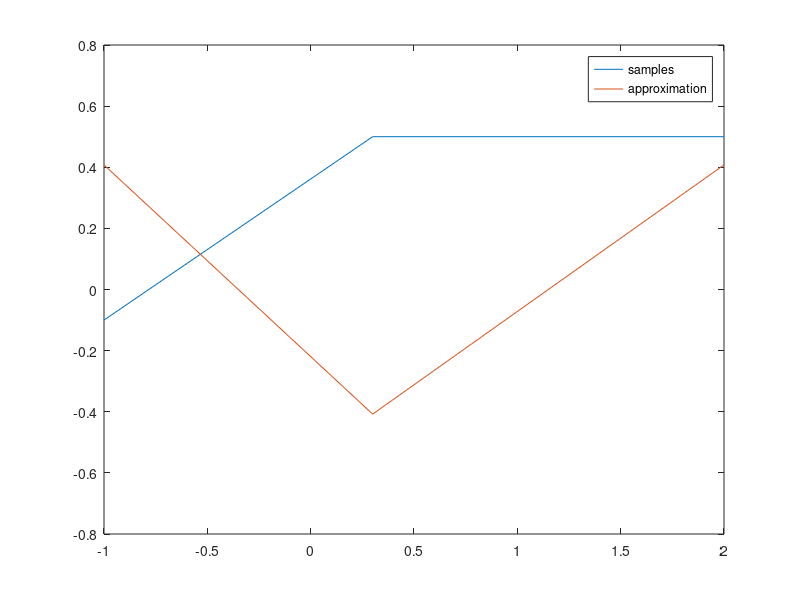
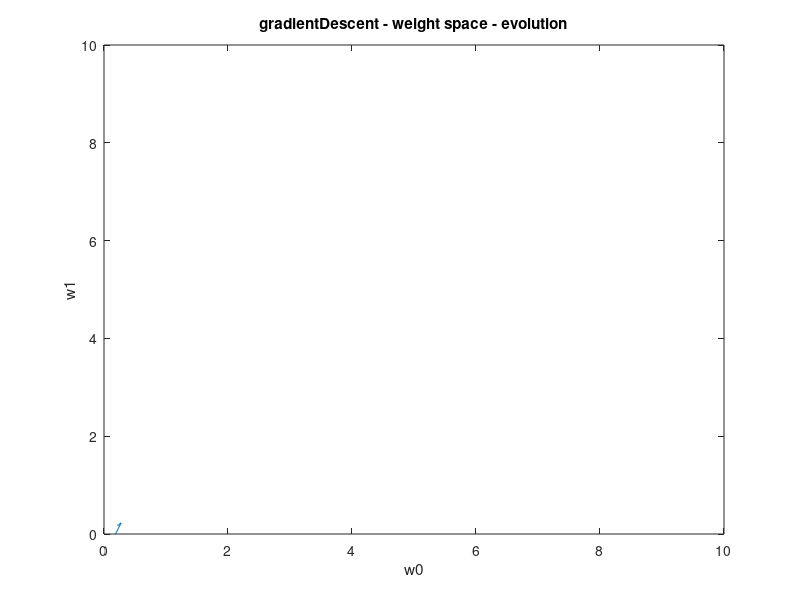
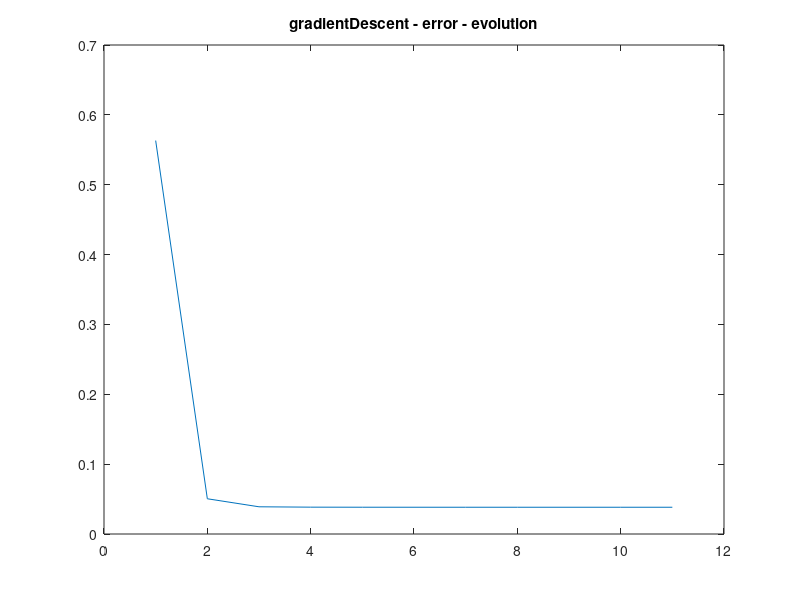
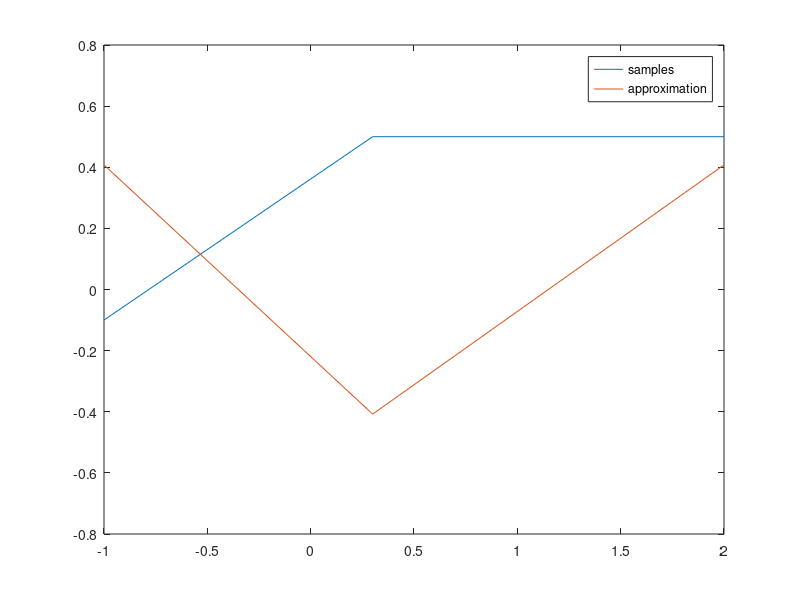

These charts were generated, in order, by the following MATLAB code:
#! /usr/bin/octave -qf

#
# Here we are comparing 3 different learning algorithms,
# demonstrated on a simple perceptron.
# i)   gradient decsent
# ii)  line-search
# iii) conjugate gradient descent
#


# X' = transposed(X)


# Weight vector: w[0=>threshold, 1=>input-weight]
global wInit = 0.5;
global w = [0.0; 0.0]

# Output vector: t[trainingSampleId]
global t = [-0.1, 0.5, 0.5]

# Input matrix: X[trainingSampleId][0=>bias, 1=>input]
global input = [-1.0, 0.3, 2.0]
global X = [1.0, 1.0, 1.0; input]


# Returns the neuron's output/activity
function _y = y(x, w)
	yVec = w' * x
	_y = yVec(1) + yVec(2)
endfunction

#function _error = error(y, t)
#	_error = 0.5 * (y - t)^2
#endfunction

# the training error
function _Error = Error()
	global X
	global w
	global t
	_Error = 0.5 * sumsq(w' * X - t);
endfunction

# H = 2XX'
function _H = H()
	global X
	_H = 2 * X * X';
endfunction

# Returns the gradient for the current error
function _gradient = gradient()
	global w
	global X
	global t
	b = -2 * X * t';
	_gradient = H() * w + b;
endfunction

#################################

global w0
global w1
global e

function learn_init()
	global wInit;
	global w;
	global w0;
	global w1;
	global e;

	w(1) = unifrnd(-wInit, wInit);
	w(2) = unifrnd(-wInit, wInit);

	# save w0/1 for plotting
	w0 = [w(1)];
	w1 = [w(2)];

	e  = [Error()];
endfunction

# 1a) Gradient Descent
function learn_gradientDescent()
	global w;
	global w0;
	global w1;
	global e;

	iterations = 10;
	rate = 0.1;
	for i = 1:iterations
		g = gradient();
		w = w - rate * g;
		w0(end+1) = w(1);
		w1(end+1) = w(2);
		e(end+1)  = Error();
	endfor
endfunction

# 1b) Line search
function learn_lineSearch()
	global w;
	global w0;
	global w1;
	global e;

	iterations = 15;
	for i = 1:iterations
		g = gradient();
		alpha = - (g' * g) / (g' * H() * g);
		w = w + alpha * g;
		w0(end+1) = w(1);
		w1(end+1) = w(2);
		e(end+1)  = Error();
	endfor
endfunction

# 1c) Conjugate Gradient
function learn_conjugateGradient()
	global w;
	global w0;
	global w1;
	global e;

	gold = gradient();
	w = -gold;
	d = -gold;
	iterations = 2;
	for i = 1:iterations
		alpha = -(d' * gold) / (d' * H() * d);
		w = w + alpha * d;
		gnew = gradient();
		if (1 == 0)
			break;
		endif
		beta = -(gnew' * gnew) / (gold' * gold);
		d = gnew + beta * d;
		gold = gnew;

		w0(end+1) = w(1);
		w1(end+1) = w(2);
		e(end+1)  = Error();
	endfor
endfunction


function plotLearningResults(methodName)
	global input;
	global X;
	global t;
	global w;
	global w0;
	global w1;
	global e;

	# Plot the samples vs the approximation
	output = t
	approxOutput = [y(X(1), w), y(X(2), w), y(X(3), w)]
	title(strcat(methodName, " - target space - samples and approximation"))
	plot(input, [output; approxOutput])
	legend(["samples"; "approximation"]);
	print(strcat(methodName, "_approximation.png"), "-dpng")

	# Plot the weights evolution over the iteration steps
	plot(w0, w1)
	title(strcat(methodName, " - weight space - evolution"))
	xlabel("w0");
	ylabel("w1");
	axis([0 10 0 10])
	#legend("uiae");
	print(strcat(methodName, "_weightsEvolution.png"), "-dpng")

	# Plot the error evolution over the iteration steps
	plot(e)
	title(strcat(methodName, " - error - evolution"))
	print(strcat(methodName, "_errorsEvolution.png"), "-dpng")
endfunction


learn_init()
learn_gradientDescent()
plotLearningResults("gradientDescent")

learn_init()
learn_lineSearch()
plotLearningResults("lineSearch")

learn_init()
learn_conjugateGradient()
plotLearningResults("conjugateGradient")
